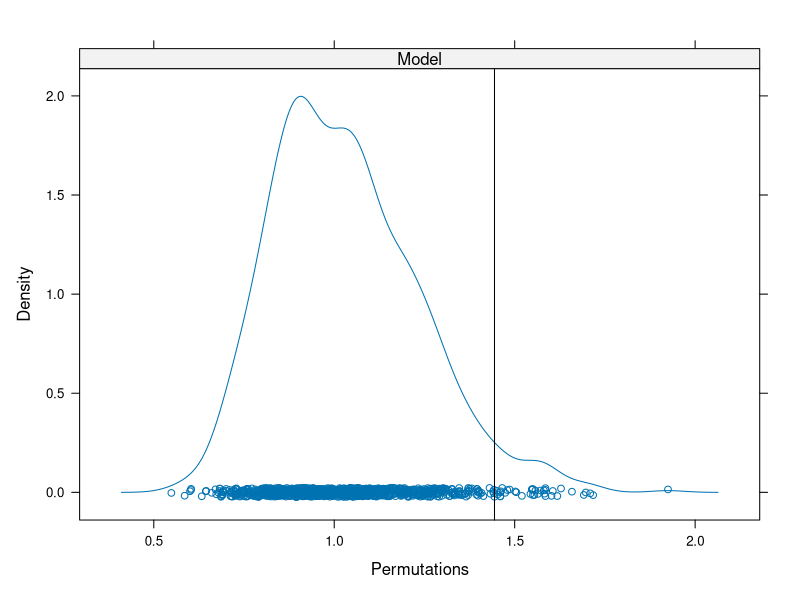

R code for this plot: (Note: this script raises an error after producing the figure.)
## ----setup-options, echo = FALSE, results = "hide", message = FALSE-----------
options(htmltools.dir.version = FALSE)
knitr::opts_chunk$set(cache = TRUE, dev = 'svg', echo = TRUE, message = FALSE, warning = FALSE,
                      fig.height=6, fig.width = 1.777777*6)
library("vegan")
library("ggplot2")
data(varespec)
data(varechem)

## plot defaults
theme_set(theme_minimal(base_size = 16, base_family = 'Fira Sans'))


## ----permustats-1, results = "hide"-------------------------------------------
cca1 <- cca(varespec ~ ., data = varechem)
pstat <- permustats(anova(cca1))
summary(pstat)


## ----permustats-1, echo = FALSE-----------------------------------------------
cca1 <- cca(varespec ~ ., data = varechem)
pstat <- permustats(anova(cca1))
summary(pstat)


## ----permustats-2, fig.width = 6, fig.height = 6------------------------------
densityplot(pstat)


## ----cca-anova----------------------------------------------------------------
set.seed(42)
(perm <- anova(cca1))


## ----cyclic-shift-figure, echo = FALSE----------------------------------------
knitr::include_graphics("./resources/cyclic-shifts-figure.png")


## ----shuffle-time-series, echo = TRUE-----------------------------------------
shuffle(10, control = how(within = Within(type = "series")))


## ----set-up-toroidal----------------------------------------------------------
set.seed(4)
h <- how(within = Within(type = "grid",
                         ncol = 3, nrow = 3))
perm <- shuffle(9, control = h)
matrix(perm, ncol = 3)


## ----toroidal-shifts-figure, echo = FALSE-------------------------------------
knitr::include_graphics("./resources/Toroidal_coord.png")


## ----sketch-1, echo = FALSE, out.width = "75%", fig.align = "center"----------
knitr::include_graphics("./resources/permutation-designs-sketch-1.png")


## ----sketch-2, echo = FALSE, out.width = "75%", fig.align = "center"----------
knitr::include_graphics("./resources/permutation-designs-sketch-2.png")


## ----sketch-3, echo = FALSE, out.width = "75%", fig.align = "center"----------
knitr::include_graphics("./resources/permutation-designs-sketch-3.png")


## ----cyclic-shift-mirror-figure, echo = FALSE---------------------------------
knitr::include_graphics("./resources/cyclic-shifts-with-mirror-figure.svg")


## -----------------------------------------------------------------------------
plt <- gl(3, 10)
h <- how(within = Within(type = "series"), plots = Plots(strata = plt))


## ----helper-funs--------------------------------------------------------------
args(Within)
args(Plots)


## ----how-args-----------------------------------------------------------------
args(how)


## ----ts-perm-example1---------------------------------------------------------
plt <- gl(3, 10)
h <- how(within = Within(type = "series"),
         plots = Plots(strata = plt))
set.seed(4)
p <- shuffle(30, control = h)
do.call("rbind", split(p, plt)) ## look at perms in context


## ----ts-perm-example2---------------------------------------------------------
plt <- gl(3, 10)
h <- how(within = Within(type = "series", constant = TRUE),
         plots = Plots(strata = plt))
set.seed(4)
p <- shuffle(30, control = h)
do.call("rbind", split(p, plt)) ## look at perms in context


## ----worked-example-devel-1---------------------------------------------------
## load vegan
library("vegan")

## load the data
spp <- read.csv("data/ohraz-spp.csv", header = TRUE, row.names = 1)
env <- read.csv("data/ohraz-env.csv", header = TRUE, row.names = 1)
molinia <- spp[, 1]
spp <- spp[, -1]

## Year as numeric
env <- transform(env, year = as.numeric(as.character(year)))


## ----worked-example-devel-2---------------------------------------------------
c1 <- rda(spp ~ year + year:mowing + year:fertilizer + year:removal + Condition(plotid), data = env)
(h <- how(within = Within(type = "free"), plots = Plots(strata = env$plotid, type = "none")))


## ----worked-example-devel-2a--------------------------------------------------
set.seed(42)
anova(c1, permutations = h, model = "reduced")


## ----worked-example-devel-2b--------------------------------------------------
set.seed(24)
anova(c1, permutations = h, model = "reduced", by = "axis")


## ----load-crayfish------------------------------------------------------------
## load data
crayfish <- head(read.csv("data/crayfish-spp.csv")[, -1], -1)
design <- read.csv("data/crayfish-design.csv", skip = 1)[, -1]

## fixup the names
names(crayfish) <- gsub("\\.", "", names(crayfish))
names(design) <- c("Watershed", "Stream", "Reach", "Run",
                   "Stream.Nested", "ReachNested", "Run.Nested")


## ----crayfish-unconstrained---------------------------------------------------
m.pca <- rda(crayfish)
summary(eigenvals(m.pca))


## ----crayfish-pca-plot, fig.show = "hide", collapse = TRUE--------------------
layout(matrix(1:2, ncol = 2))
biplot(m.pca, type = c("text", "points"), scaling = "species")
set.seed(23)
ev.pca <- envfit(m.pca ~ Watershed, data = design, scaling = "species")
plot(ev.pca, labels = levels(design$Watershed), add = FALSE)
layout(1)


## ----crayfish-pca-plot, fig.show = "hold", out.width = "75%", echo = FALSE, fig.height = 5----
layout(matrix(1:2, ncol = 2))
biplot(m.pca, type = c("text", "points"), scaling = "species")
set.seed(23)
ev.pca <- envfit(m.pca ~ Watershed, data = design, scaling = "species")
plot(ev.pca, labels = levels(design$Watershed), add = FALSE)
layout(1)


## ----crayfish-watershed-------------------------------------------------------
m.ws <- rda(crayfish ~ Watershed, data = design)
m.ws


## ----crayfish-watershed-2-----------------------------------------------------
summary(eigenvals(m.ws, constrained = TRUE))


## ----crayfish-watershed-3-----------------------------------------------------
set.seed(1)
ctrl <- how(nperm = 499, within = Within(type = "none"),
            plots = with(design, Plots(strata = Stream, type = "free")))
(sig.ws <- anova(m.ws, permutations = ctrl))


## ----crayfish-stream----------------------------------------------------------
m.str <- rda(crayfish ~ Stream + Condition(Watershed), data = design)
m.str


## ----crayfish-stream-2--------------------------------------------------------
summary(eigenvals(m.str, constrained = TRUE))


## ----crayfish-stream-3--------------------------------------------------------
set.seed(1)
ctrl <- how(nperm = 499, within = Within(type = "none"),
            plots = with(design, Plots(strata = Reach, type = "free")),
            blocks = with(design, Watershed))
(sig.str <- anova(m.str, permutations = ctrl))


## ----crayfish-reach-----------------------------------------------------------
(m.re <- rda(crayfish ~ Reach + Condition(Stream), data = design))


## ----crayfish-reach-2---------------------------------------------------------
set.seed(1)
ctrl <- how(nperm = 499, within = Within(type = "none"),
            plots = with(design, Plots(strata = Run, type = "free")),
            blocks = with(design, Stream))
(sig.re <- anova(m.re, permutations = ctrl))


## ----crayfish-run-------------------------------------------------------------
(m.run <- rda(crayfish ~ Run + Condition(Reach), data = design))


## ----crayfish-run-2-----------------------------------------------------------
set.seed(1)
ctrl <- how(nperm = 499, within = Within(type = "free"),
            blocks = with(design, Reach))
(sig.run <- anova(m.run, permutations = ctrl))
